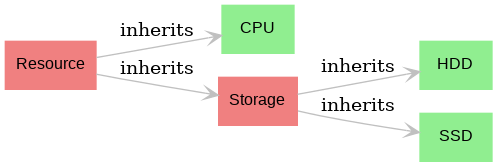

The script that drew this image:
import ast
import os
from graphviz import Digraph

def extract_inheritance(file_path):
    """Extracts class inheritance information from a Python file."""
    with open(file_path, "r") as file:
        tree = ast.parse(file.read(), filename=file_path)

    classes = []
    for node in ast.walk(tree):
        if isinstance(node, ast.ClassDef):
            # Extract class name and base classes
            class_name = node.name
            bases = [base.id for base in node.bases if isinstance(base, ast.Name)]
            classes.append((class_name, bases))
    return classes

def build_inheritance_tree(directory):
    """Builds an inheritance tree from Python files in a directory."""
    inheritance_tree = []
    
    # Traverse the directory to find all Python files
    for root, _, files in os.walk(directory):
        for file in files:
            if file.endswith(".py"):
                file_path = os.path.join(root, file)
                inheritance_tree.extend(extract_inheritance(file_path))
    
    return inheritance_tree

def visualize_inheritance_tree(inheritance_tree):
    """Visualizes the inheritance tree using graphviz with customization."""
    dot = Digraph(comment='Class Inheritance Tree')
    
    # Set global attributes for nodes and edges
    # DOCUMENTATION: https://graphviz.readthedocs.io/en/stable/manual.html#styling
    dot.attr('node', shape='box', style='filled', color='lightblue', fontname='Arial', fontsize='12')
    dot.attr('edge', color='gray', arrowhead='open', style='line')

    # Add nodes and edges based on class inheritance
    for class_name, bases in inheritance_tree:
        dot.node(class_name, class_name, color='lightgreen')  # Customize individual nodes
        for base in bases:
            dot.node(base, base, color='lightcoral')  # Different color for base classes
            dot.edge(base, class_name, label='inherits')  # Add label to edges

    # Customize graph layout
    dot.graph_attr['rankdir'] = 'LR'  # Left to Right layout instead of Top to Bottom
    dot.render('inheritance_tree', format='png', view=True)

# Specify the directory containing your Python project files
project_directory = '/home/vin/OOP_object_oriented_programming/computer_builds_project/app/models'

# Extract and visualize the class inheritance
inheritance_tree = build_inheritance_tree(project_directory)
visualize_inheritance_tree(inheritance_tree)
